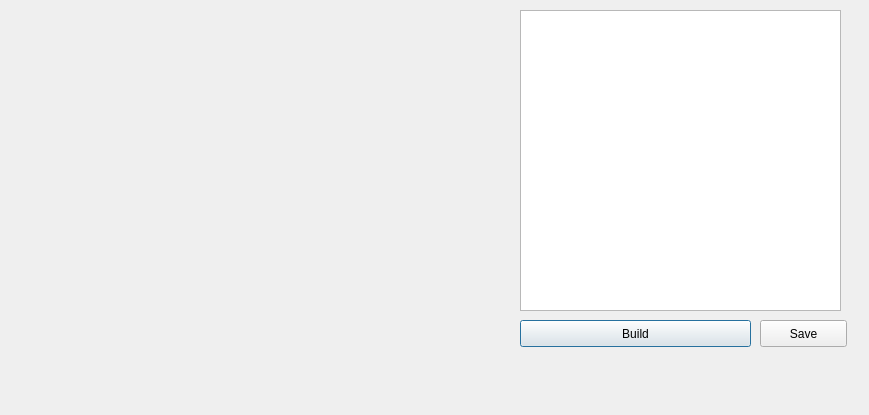
<?xml version="1.0" encoding="UTF-8"?>
<ui version="4.0">
 <class>MainDialog</class>
 <widget class="QDialog" name="MainDialog">
  <property name="geometry">
   <rect>
    <x>0</x>
    <y>0</y>
    <width>869</width>
    <height>415</height>
   </rect>
  </property>
  <property name="windowTitle">
   <string>EasyLogging++ Configuration Builder</string>
  </property>
  <widget class="QPushButton" name="pushButton">
   <property name="geometry">
    <rect>
     <x>520</x>
     <y>320</y>
     <width>231</width>
     <height>27</height>
    </rect>
   </property>
   <property name="text">
    <string>Build</string>
   </property>
  </widget>
  <widget class="QTextEdit" name="txtConfigurations">
   <property name="geometry">
    <rect>
     <x>520</x>
     <y>10</y>
     <width>321</width>
     <height>301</height>
    </rect>
   </property>
  </widget>
  <widget class="QPushButton" name="buttonSave">
   <property name="geometry">
    <rect>
     <x>760</x>
     <y>320</y>
     <width>87</width>
     <height>27</height>
    </rect>
   </property>
   <property name="text">
    <string>Save</string>
   </property>
  </widget>
 </widget>
 <layoutdefault spacing="6" margin="11"/>
 <resources/>
 <connections/>
</ui>
